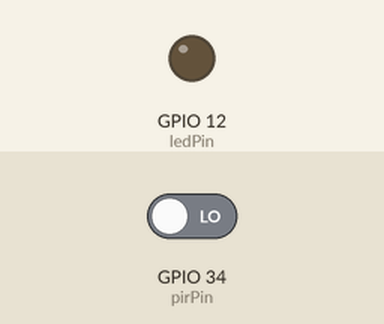
Bench run of a sketch on a simulated ESP32. On the bench: output pins drawn as LEDs (lit = HIGH). Inputs (shaded band) come from the test bench; at power-on: GPIO 34 (pirPin) LOW. WiFi joins after 1.5 s; servers stay silent unless stated; web services answer with replies made up by the test bench; what the sketch prints to the serial monitor is not drawn.

Above: at 3.1 s.
3.2 s: GPIO 34 (pirPin) driven HIGH
At 4.4 s:
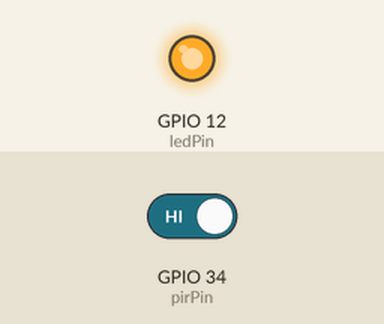
4.8 s: GPIO 34 (pirPin) driven LOW
At 5.9 s:
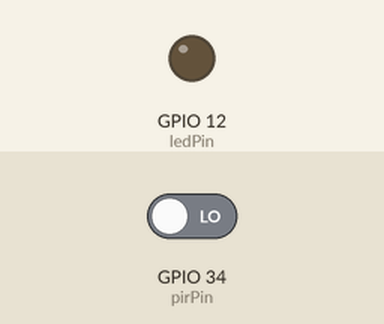
Timing chart, 0 to 7.8 s (numbered marks = the images above; inputs shaded):
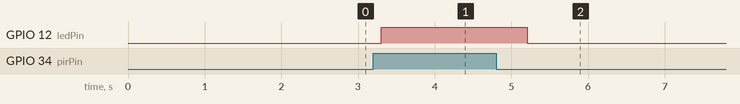

The sketch:

esp32_telegram_pir_led.ino
```cpp
#include <WiFi.h>
#include <HTTPClient.h>

const char* ssid = "Wifi Name";
const char* password = "Wifi Passwd";

// Bot 1
String botToken1 = "Bot2_Token";
String chatID1   = "Cheat_Id";

// Bot 2
String botToken2 = "Bot1_Token";
String chatID2   = "Cheat_Id";

// Gönderim kontrolü
volatile bool sendEnabled = true;

// Son okunan update ID’leri
long lastUpdateId1 = 0;
long lastUpdateId2 = 0;

// Pinler
const int pirPin = 34; // PIR sensör
const int ledPin = 12; // LED

// PIR durumu
bool lastPirState = LOW;

void setup() {
  Serial.begin(115200);
  WiFi.begin(ssid, password);

  pinMode(pirPin, INPUT);
  pinMode(ledPin, OUTPUT);
  digitalWrite(ledPin, LOW);

  Serial.print("WiFi bağlanıyor...");
  while (WiFi.status() != WL_CONNECTED) {
    Serial.print(".");
    delay(500);
  }
  Serial.println("\nWiFi bağlı!");

  sendToBot(botToken1, chatID1, "ESP32 bağlandı! (Bot 1)");
  sendToBot(botToken2, chatID2, "ESP32 bağlandı! (Bot 2)");
}

void loop() {
  // Telegram komutlarını sürekli kontrol et
  checkCommands(botToken1, lastUpdateId1);
  checkCommands(botToken2, lastUpdateId2);

  // PIR sensör okuması
  bool pirState = digitalRead(pirPin);

  if (pirState != lastPirState && pirState == HIGH) {
    // Hareket algılandı
    digitalWrite(ledPin, HIGH); // LED yak
    if (sendEnabled) {
      sendToBot(botToken1, chatID1, "Hareket algılandı! (Bot 1)");
      sendToBot(botToken2, chatID2, "Hareket algılandı! (Bot 2)");
    }
  } else if (pirState == LOW) {
    digitalWrite(ledPin, LOW); // LED söndür
  }

  lastPirState = pirState;

  delay(100); // Döngüyü biraz yavaşlat
}

// --- Komut kontrol fonksiyonu ---
void checkCommands(String token, long &lastUpdateId) {
  if (WiFi.status() != WL_CONNECTED) return;

  HTTPClient http;
  String url = "https://api.telegram.org/bot" + token + "/getUpdates?offset=" + String(lastUpdateId + 1);
  http.begin(url);
  int httpCode = http.GET();

  if (httpCode == 200) {
    String payload = http.getString();

    int index = 0;
    while ((index = payload.indexOf("\"update_id\":", index)) != -1) {
      int idStart = index + 12;
      int idEnd = payload.indexOf(",", idStart);
      long updateId = payload.substring(idStart, idEnd).toInt();

      int textIndex = payload.indexOf("\"text\":\"", index);
      if (textIndex != -1) {
        int textStart = textIndex + 8;
        int textEnd = payload.indexOf("\"", textStart);
        String text = payload.substring(textStart, textEnd);
        text.trim();
        text.toLowerCase();

        if (text == "stop") {
          sendEnabled = false;
          sendToBot(botToken1, chatID1, "Mesaj gönderimi durduruldu! (Bot 1)");
          sendToBot(botToken2, chatID2, "Mesaj gönderimi durduruldu! (Bot 2)");
        }
        if (text == "start") {
          sendEnabled = true;
          sendToBot(botToken1, chatID1, "Mesaj gönderimi başlatıldı! (Bot 1)");
          sendToBot(botToken2, chatID2, "Mesaj gönderimi başlatıldı! (Bot 2)");
        }
      }

      lastUpdateId = updateId;
      index = idEnd;
    }
  }

  http.end();
}

// --- Mesaj gönderme fonksiyonu ---
void sendToBot(String token, String chatID, String message) {
  if (WiFi.status() != WL_CONNECTED) return;

  HTTPClient http;
  String url = "https://api.telegram.org/bot" + token + "/sendMessage";
  http.begin(url);
  http.addHeader("Content-Type", "application/x-www-form-urlencoded");

  String data = "chat_id=" + chatID + "&text=" + message;

  int httpCode = http.POST(data);

  if (httpCode > 0) {
    Serial.println(http.getString());
  } else {
    Serial.println(http.errorToString(httpCode));
  }

  http.end();
}
```

Measured:
- after the input at 3.2 s, GPIO 12 (ledPin): LOW → HIGH after 0.10 s
- after the input at 4.8 s, GPIO 12 (ledPin): HIGH → LOW after 0.41 s
